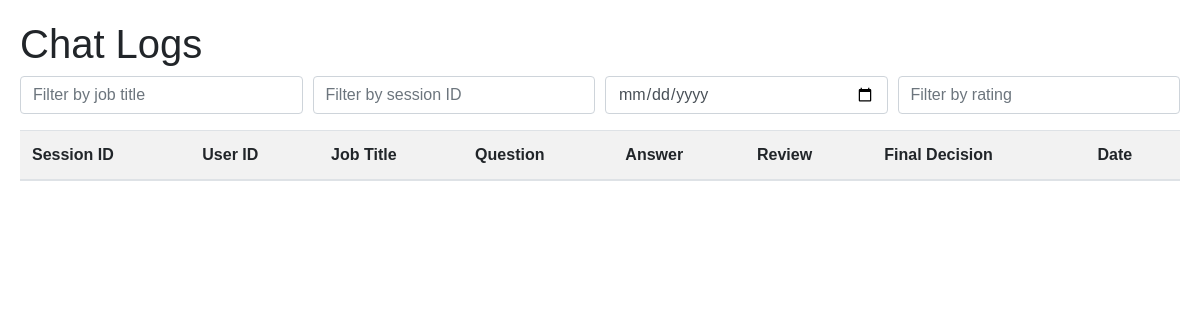
The page /chat_logs (signed in) on the database as committed earlier.
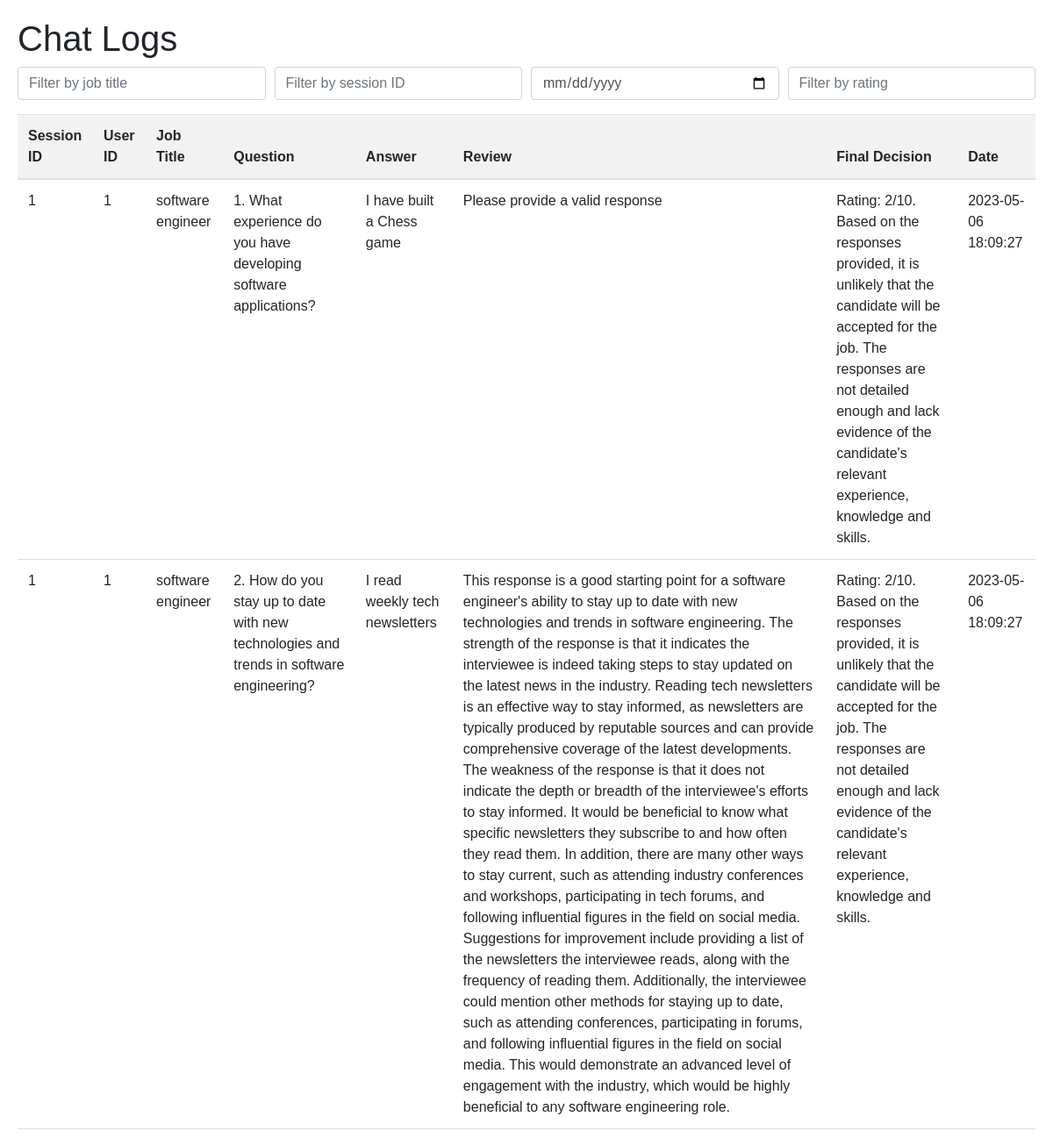
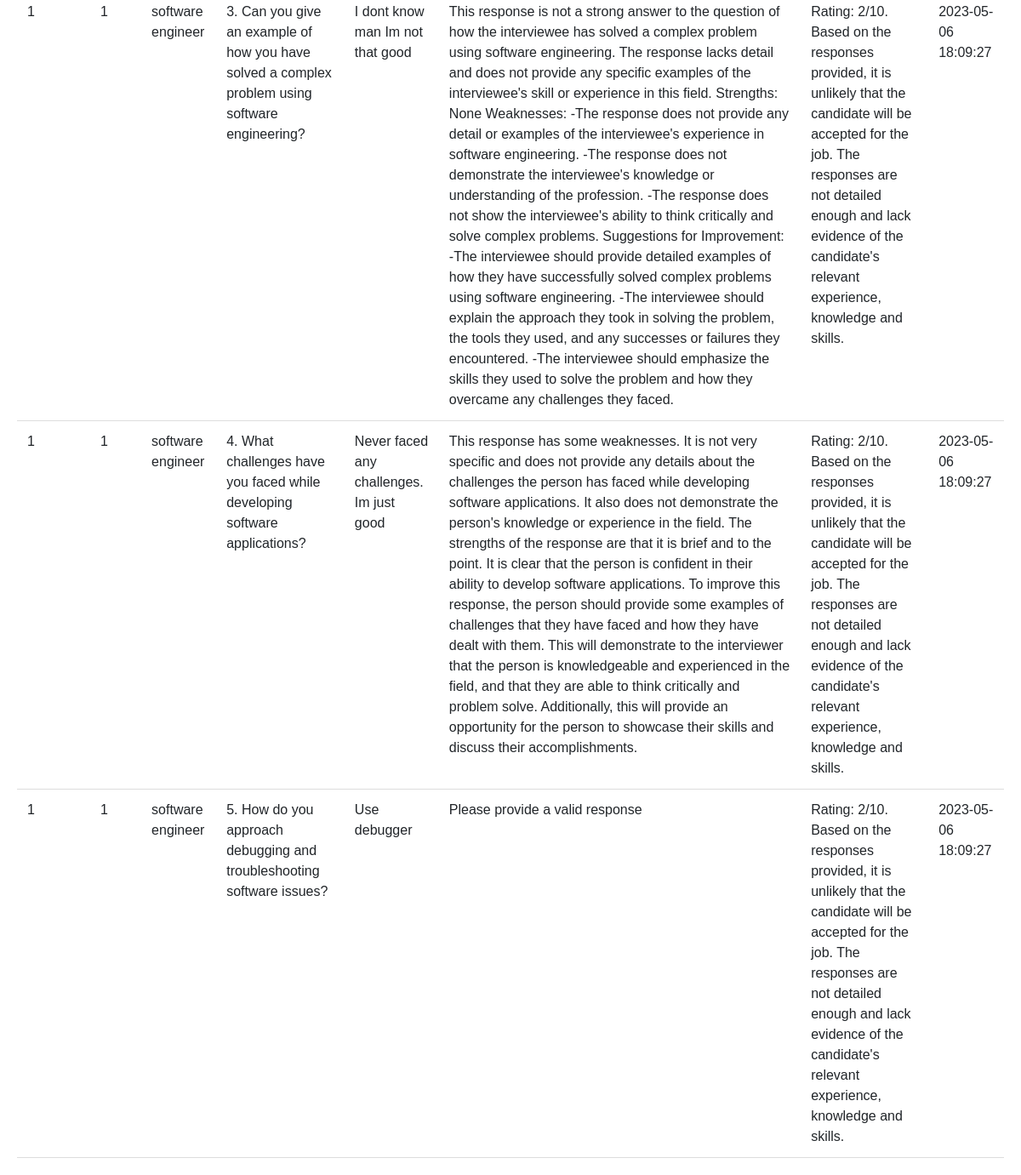
The same page on the database as committed later (2 pictures, top to bottom).
### tables this page shows
CREATE TABLE chatHistory (
    chatID INTEGER PRIMARY KEY AUTOINCREMENT, /* Surrogate key */
    sessionID INTEGER NOT NULL, /* Groups the chat history by session */
    botQuestion TEXT NOT NULL, /* The question asked by the bot */
    userResponse TEXT NOT NULL, /* The response given by the user */
    botReview TEXT NOT NULL, /* The review of user answer given by the bot */
    FOREIGN KEY (sessionID) REFERENCES sessionHistory(sessionID) /* Foreign key constraint */
);

CREATE TABLE sessionHistory (
    sessionID INTEGER PRIMARY KEY AUTOINCREMENT, /* SessionID -> each session is 5 questions */
    userID INTEGER NOT NULL, /* Groups the session history by user */
    jobTitle TEXT NOT NULL, /* The job title given by the user */
    finalDecision TEXT, /* The final decision made by the bot -> If the user does not finish a session (when they dont answer all 5 questions), it can be NULL*/
    timestamp TIMESTAMP DEFAULT CURRENT_TIMESTAMP /* The timestamp of the session */
);

### app.py (the view)
@app.route('/chat_logs')
def chat_logs():
    conn = sqlite3.connect('./instance/database.db')
    c = conn.cursor()
    if current_user.is_authenticated:
        c.execute("SELECT * FROM chatHistory JOIN sessionHistory ON chatHistory.sessionID = sessionHistory.sessionID WHERE sessionHistory.userID = ?",
                  (current_user.id,))
    logs = c.fetchall()
    conn.close()
    return render_template('chat_logs.html', logs=logs)

### app.py (called while the page is built)
@login_manager.user_loader
def load_user(user_id):
    return User.query.get(int(user_id))

### templates/chat_logs.html (shortened to what this page needs)
<!DOCTYPE html>
<html lang="en">
  <head>
    <link
      rel="stylesheet"
      href="https://maxcdn.bootstrapcdn.com/bootstrap/4.5.2/css/bootstrap.min.css"
    />
  </head>
  <body>
    <h1>Chat Logs</h1>
    <div class="form-row mb-3">
      <div class="col">
        <input
          class="form-control"
          id="filterJobTitle"
          type="text"
          placeholder="Filter by job title"
          onkeyup="filterTable()"
        />
      </div>
      <div class="col">
        <input
          class="form-control"
          id="filterSessionID"
          type="number"
          placeholder="Filter by session ID"
          onchange="filterTable()"
        />
      </div>
      <div class="col">
        <input
          class="form-control"
          id="filterDate"
          type="date"
          placeholder="Filter by date"
          onchange="filterTable()"
        />
      </div>
      <div class="col">
        <input
          class="form-control"
          id="filterRating"
          type="number"
          min="0"
          max="10"
          step="1"
          placeholder="Filter by rating"
          onkeyup="filterTable()"
        />
      </div>
    </div>
    <table class="table">
      <thead>
        <tr>
          <th>Session ID</th>
          <th>User ID</th>
          <th>Job Title</th>
          <th>Question</th>
          <th>Answer</th>
          <th>Review</th>
          <th>Final Decision</th>
          <th>Date</th>
        </tr>
      </thead>
      <tbody id="chatLogsTable">
        {% for log in logs %}
        <tr>
          <td>{{ log[1] }}</td>
          <td>{{ log[6] }}</td>
          <td>{{ log[7] }}</td>
          <td>{{ log[2] }}</td>
          <td>{{ log[3] }}</td>
          <td>{{ log[4] }}</td>
          <td>{{ log[8] }}</td>
          <td>{{ log[9] }}</td>
        </tr>
        {% endfor %}
      </tbody>
    </table>
  </body>
  </html>

### templates/chat_logs.html (style rules this page uses)
body { font-family: Arial, Helvetica, sans-serif; margin: 20px; }
table { width: 100%; border-collapse: collapse; }
th, td { padding: 10px; text-align: left; border-bottom: 1px solid #ddd; }
th { background-color: #f2f2f2; }

Rows that differ between the two databases and show on the page:
added chatHistory: sessionID "1", userID "1", jobTitle "software engineer", botQuestion "1. What experience do you have developing software applications?", userResponse "I have built a Chess game", botReview "Please provide a valid response", finalDecision "Rating: 2/10. Based on the responses provided, it is unlikely that the candidate will be accepted for the job. The responses are not detailed enough and lack evidence of the candidate's relevant experience, knowledge and skills.", timestamp "2023-05-06 18:09:27"
added chatHistory: sessionID "1", userID "1", jobTitle "software engineer", botQuestion "2. How do you stay up to date with new technologies and trends in software engineering?", userResponse "I read weekly tech newsletters", botReview "This response is a good starting point for a software engineer's ability to stay up to date with new technologies and trends in software engineering. The strength of the response is that it indicates the interviewee is indeed taking steps to stay updated on the latest news in the industry. Reading tech newsletters is an effective way to stay informed, as newsletters are typically produced by reputable sources and can provide comprehensive coverage of the latest developments. The weakness of the response is that it does not indicate the depth or breadth of the interviewee's efforts to stay informed. It would be beneficial to know what specific newsletters they subscribe to and how often they…", finalDecision "Rating: 2/10. Based on the responses provided, it is unlikely that the candidate will be accepted for the job. The responses are not detailed enough and lack evidence of the candidate's relevant experience, knowledge and skills.", timestamp "2023-05-06 18:09:27"
added chatHistory: sessionID "1", userID "1", jobTitle "software engineer", botQuestion "3. Can you give an example of how you have solved a complex problem using software engineering?", userResponse "I dont know man Im not that good", botReview "This response is not a strong answer to the question of how the interviewee has solved a complex problem using software engineering. The response lacks detail and does not provide any specific examples of the interviewee's skill or experience in this field. Strengths: None Weaknesses: -The response does not provide any detail or examples of the interviewee's experience in software engineering. -The response does not demonstrate the interviewee's knowledge or understanding of the profession. -The response does not show the interviewee's ability to think critically and solve complex problems. Suggestions for Improvement: -The interviewee should provide detailed examples of how they have…", finalDecision "Rating: 2/10. Based on the responses provided, it is unlikely that the candidate will be accepted for the job. The responses are not detailed enough and lack evidence of the candidate's relevant experience, knowledge and skills.", timestamp "2023-05-06 18:09:27"
added chatHistory: sessionID "1", userID "1", jobTitle "software engineer", botQuestion "4. What challenges have you faced while developing software applications?", userResponse "Never faced any challenges. Im just good", botReview "This response has some weaknesses. It is not very specific and does not provide any details about the challenges the person has faced while developing software applications. It also does not demonstrate the person's knowledge or experience in the field. The strengths of the response are that it is brief and to the point. It is clear that the person is confident in their ability to develop software applications. To improve this response, the person should provide some examples of challenges that they have faced and how they have dealt with them. This will demonstrate to the interviewer that the person is knowledgeable and experienced in the field, and that they are able to think critically…", finalDecision "Rating: 2/10. Based on the responses provided, it is unlikely that the candidate will be accepted for the job. The responses are not detailed enough and lack evidence of the candidate's relevant experience, knowledge and skills.", timestamp "2023-05-06 18:09:27"
added chatHistory: sessionID "1", userID "1", jobTitle "software engineer", botQuestion "5. How do you approach debugging and troubleshooting software issues?", userResponse "Use debugger", botReview "Please provide a valid response", finalDecision "Rating: 2/10. Based on the responses provided, it is unlikely that the candidate will be accepted for the job. The responses are not detailed enough and lack evidence of the candidate's relevant experience, knowledge and skills.", timestamp "2023-05-06 18:09:27"
